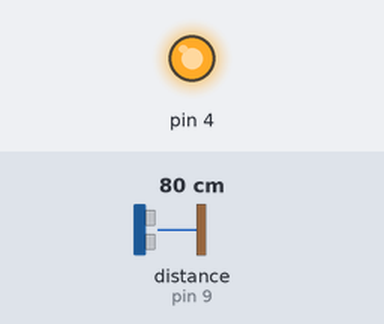
This sketch was run on a simulated Arduino Uno, built with avr-gcc and run on an emulated ATmega328P. Shown: output pins drawn as LEDs (lit = HIGH). Wiring (inferred from the names in the program): ultrasonic range finder: trigger pin 10; echo pin 9. The test bench sets the inputs (shaded band); at power-on: distance to the obstacle (sensor on pin 9) 80 cm. The echo pulse lasts 58.3 µs per cm; pins used as bus, display or sensor lines are not drawn; what the sketch prints to the serial monitor is not drawn.

Above: at 0.2 s.
Timing chart, 0 to 1.7 s (numbered marks = the images above):
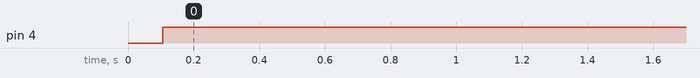

Measured:
- by itself, pin 4: LOW → HIGH at 0.11 s

The sketch:

_LED_Ultrasonic_Sensor__fantastic_allis1.ino
```cpp
const int trigPin = 10;
const int echoPin = 9;

float duration, distance;

void setup()
{
  pinMode(trigPin,OUTPUT);
  pinMode(echoPin,INPUT);

  Serial.begin(9600);
  Serial.println("setup is complete");

  pinMode(4,OUTPUT);
}

void loop()
{
  digitalWrite(trigPin,LOW);
  delayMicroseconds(2);

  digitalWrite(trigPin,HIGH);
  delayMicroseconds(10);

  digitalWrite(trigPin,LOW);

  duration = pulseIn(echoPin,HIGH);

  distance = (duration * 0.343)/2;

  Serial.println(distance);
  delay(100);

  if (15 < distance < 50)
  {
    digitalWrite(4,HIGH);
  }
  else
  {
    digitalWrite(4,LOW);
  }
}
```
